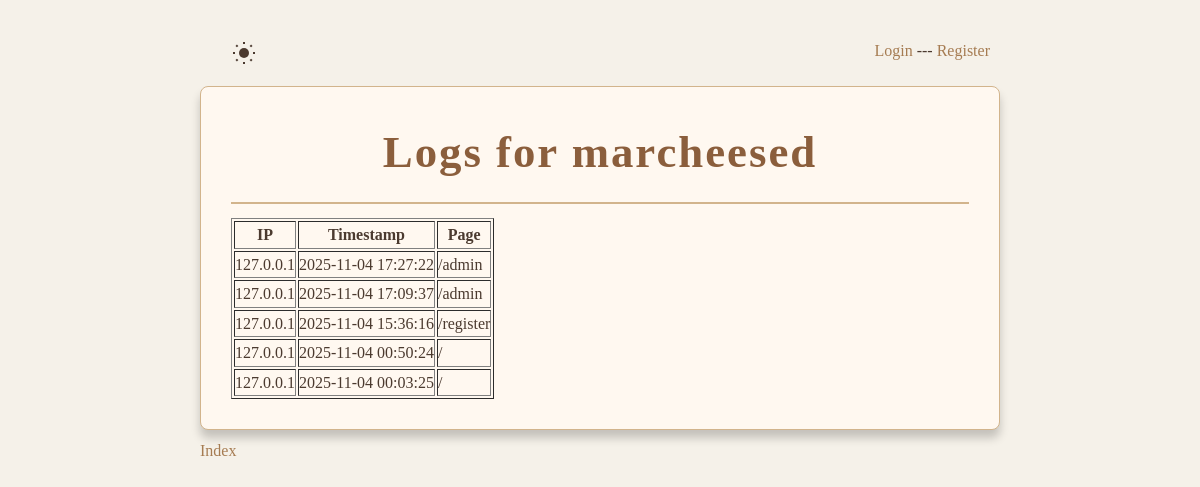
Page /admin/logs/marcheesed on the earlier database version.
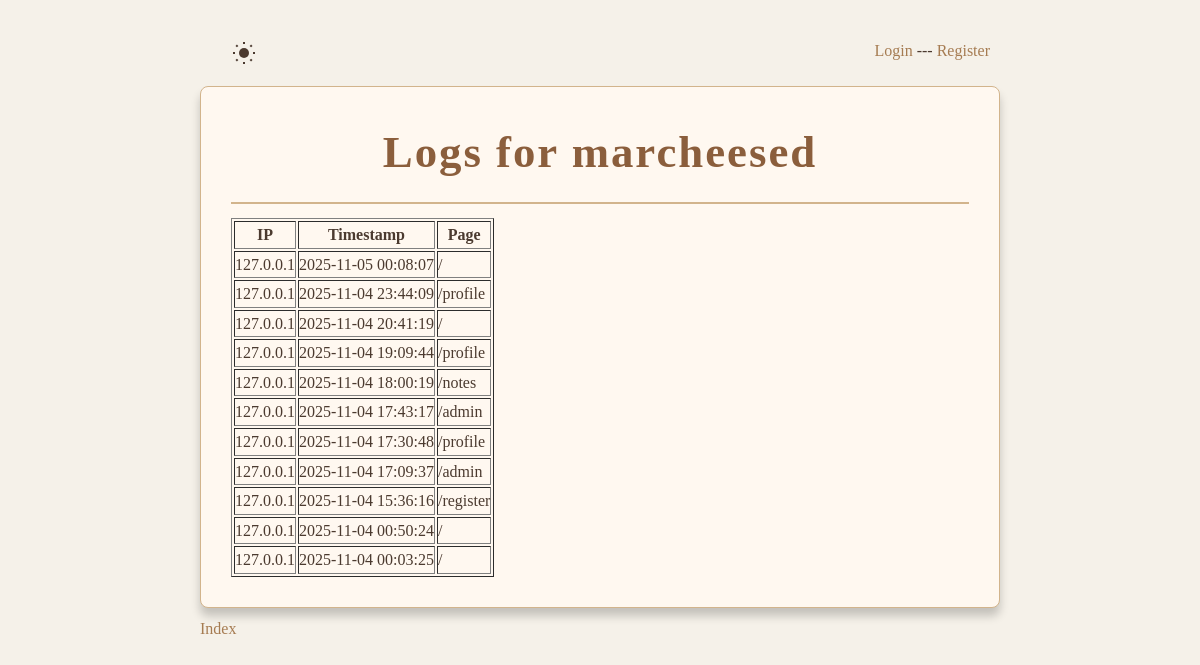
Same page on the later database version.
### tables this page shows
CREATE TABLE ip_logs (
    id INTEGER PRIMARY KEY AUTOINCREMENT,
    ip TEXT,
    timestamp TEXT,
    user_id INTEGER,
    username TEXT,
    page TEXT,
    FOREIGN KEY (user_id) REFERENCES users(id)
);

### app.py (the view)
@app.route("/admin/logs/<username>")
def user_logs(username):
    conn = get_db_connection()
    cursor = conn.cursor()
    cursor.execute("SELECT username FROM users")
    users = [row["username"] for row in cursor.fetchall()]
    cursor.execute(
        "SELECT ip, timestamp, page FROM ip_logs WHERE username = ? ORDER BY timestamp DESC",
        (username,),
    )
    logs = cursor.fetchall()
    user_logs_list = [
        {"ip": row["ip"], "timestamp": row["timestamp"], "page": row["page"]}
        for row in logs
    ]
    conn.close()
    return render_template(
        "admin/user_logs.html",
        user_logs=user_logs_list,
        username=username,
        users=users,
        is_admin=is_admin(),
        logged_in=logged_in(),
    )

### app.py (called while the page is built)
def get_db_connection():
    conn = sqlite3.connect("data.db", check_same_thread=False)
    conn.execute("PRAGMA busy_timeout = 30000")  # 30 seconds
    conn.row_factory = sqlite3.Row
    return conn

def logged_in():
    return "username" in session

def is_admin():
    if not is_logged_in():
        return False
    username = session["username"]
    user = get_user(username)
    if user:
        return user.get("is_admin", False)
    return False

def is_ip_banned(ip):
    conn = get_db_connection()
    result = conn.execute("SELECT 1 FROM banned_ips WHERE ip = ?", (ip,)).fetchone()
    conn.close()
    return result is not None

@app.before_request
def check_ban():
    print("Session data:", session)
    ip = request.remote_addr
    if is_ip_banned(ip):
        abort(403)

def is_logged_in():
    return "username" in session

@app.template_filter("format_datetime")
def format_datetime(value):
    dt = datetime.fromisoformat(value)
    return dt.strftime("%Y-%m-%d %H:%M:%S")

### templates/admin/user_logs.html (shortened to what this page needs)
<!doctype html>
<html>
    <head>
        <link
            rel="stylesheet"
            href="{{ url_for('static', filename='style.css') }}"
        />
    </head>
    <body>
        <div class="full-container">
            <div class="site-header">
                <button
                    type="button"
                    id="theme-toggle"
                    aria-label="Toggle dark mode"
                    style="
                        background: none;
                        border: none;
                        cursor: pointer;
                        display: flex;
                        align-items: center;
                    "
                >
                </button>
                {% if logged_in %}
                <p>
                    Logged in as
                    <a href="{{ url_for('profile') }}"
                        >{{ session.get('username', 'No username in session')
                        }}</a
                    >
                </p>
                {% else %}
                <p>
                    <a href="{{ url_for('login') }}">Login</a> ---
                    <a href="{{ url_for('register') }}">Register</a>
                </p>
                {% endif %}
            </div>
            <div class="container-1">
                <h1>Logs for {{ username }}</h1>
                <table border="1">
                    <tr>
                        <th>IP</th>
                        <th>Timestamp</th>
                        <th>Page</th>
                    </tr>
                    {% for log in user_logs %}
                    <tr>
                        <td>{{ log["ip"] }}</td>
                        <td>{{ log["timestamp"] | format_datetime }}</td>
                        <td>{{ log["page"] }}</td>
                    </tr>
                    {% endfor %}
                </table>
            </div>
            <div class="site-footer" style="text-align: left">
                <p>
                    <a href="{{ url_for('index') }}">Index</a>
                </p>
            </div>
        </div>
    </body>
</html>

### static/style.css (style rules this page uses)
:root { --bg-color: #f5f1e9; --text-color: #4b3a2f; --border-color: #d2b48c; --heading-color: #8b5e3c; --subheading-color: #6b4f3b; --subsubheading-color: #7b5e57; --span-bg: #f0e2d0; --input-bg: #fffaf0; --button-bg: #a67c52; --button-hover-bg: #8b6d3b; --link-color: #a67c52; --shadow-color: rgba(0, 0, 0, 0.2); --card-bg: #fff8f0; --card-border: #d2b48c; }
* { margin: 0; padding: 0; box-sizing: border-box; }
body { font-family: "Georgia", serif; background-color: var(--bg-color); color: var(--text-color); line-height: 1.6; padding: 20px; min-height: 100vh; background-image: radial-gradient( circle at 1px 1px, var(--bg-color) 1px, transparent 1px ), radial-gradient(circle at 4px 4px, var(--bg-color) 1px, transparent 1px); background-size: 20px 20px; }
.full-container { margin: 0 auto; max-width: 800px; }
h1 { font-family: "Palatino Linotype", "Book Antiqua", Palatino, serif; font-size: 2.8em; margin-bottom: 0.3em; letter-spacing: 2px; color: var(--heading-color); border-bottom: 2px solid var(--border-color); padding-bottom: 0.3em; text-align: center; }
p { margin: 0.5em 0; }
a { color: var(--link-color); text-decoration: none; }
button { background-color: var(--button-bg); color: #fff; border: none; padding: 0.7em 1.4em; border-radius: 4px; cursor: pointer; font-family: "Georgia", serif; font-size: 1em; transition: background-color 0.3s; }
.site-header { display: flex; justify-content: space-between; padding: 10px; }
#icon-sun, #icon-moon { color: var(--text-color); width: 24px; height: 24px; }
.container-1 { margin: 0 auto; background-color: var(--card-bg); padding: 30px; border: 1px solid var(--card-border); border-radius: 8px; box-shadow: 0 8px 10px var(--shadow-color); }

Differences in the rows shown:
added ip_logs: ip "127.0.0.1", timestamp "2025-11-05 00:08:07", page "/"
added ip_logs: ip "127.0.0.1", timestamp "2025-11-04 23:44:09", page "/profile"
added ip_logs: ip "127.0.0.1", timestamp "2025-11-04 20:41:19", page "/"
added ip_logs: ip "127.0.0.1", timestamp "2025-11-04 19:09:44", page "/profile"
added ip_logs: ip "127.0.0.1", timestamp "2025-11-04 18:00:19", page "/notes"
added ip_logs: ip "127.0.0.1", timestamp "2025-11-04 17:43:17", page "/admin"
changed ip_logs (number 7 of 11 on the later page): timestamp "2025-11-04 17:27:22" → "2025-11-04 17:30:48"; page "/admin" → "/profile"
